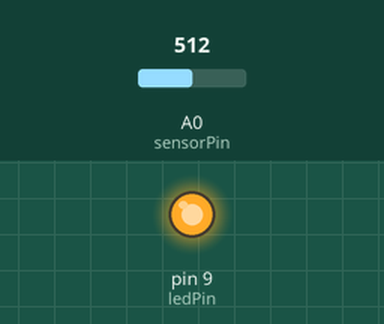
This sketch was run on a simulated Arduino Uno, built with avr-gcc and run on an emulated ATmega328P. On the bench: output pins drawn as LEDs (lit = HIGH). The test bench sets the inputs (shaded band); at power-on: A0 (sensorPin) = 512.

Above: at 1.2 s.
1.3 s: A0 (sensorPin) set to 476
2.8 s: A0 (sensorPin) set to 453
At 3.3 s:
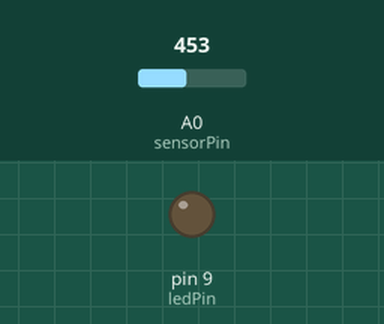
4.3 s: A0 (sensorPin) set to 511
At 5.5 s:
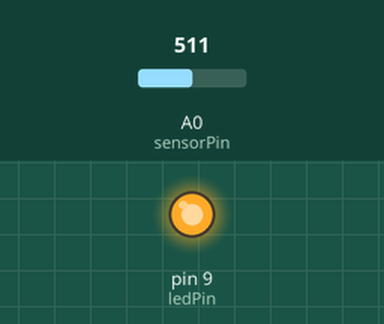
5.8 s: A0 (sensorPin) set to 306
At 6.7 s:
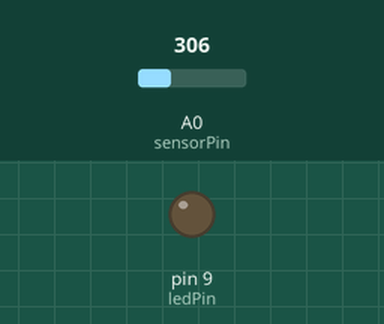
Timing chart, 0 to 8.3 s (numbered marks = the images above; inputs shaded):
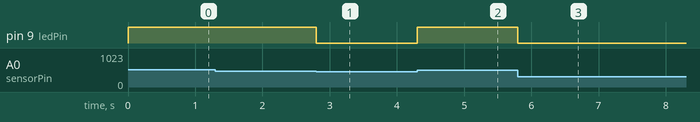

Measured:
- the behaviour switches between 462 and 461 on A0 (sensorPin) (found by bisection; images 0 and 1)
- after the input at 1.3 s, every drawn part: stays the same
- after the input at 2.8 s, pin 9 (ledPin): HIGH → LOW at once
- after the input at 4.3 s, pin 9 (ledPin): LOW → HIGH at once
- after the input at 5.8 s, pin 9 (ledPin): HIGH → LOW at once

The sketch:

Photo_Resistor.ino
```cpp
// As usual, we'll create constants to name the pins we're using.
// This will make it easier to follow the code below.

const int sensorPin = 0;
const int ledPin = 9;

// We'll also set up some global variables for the light level a calibration value and
//and a raw light value
int lightCal;
int lightVal;


void setup()
{
  // We'll set up the LED pin to be an output.
  pinMode(ledPin, OUTPUT);
  lightCal = analogRead(sensorPin);
  //we will take a single reading from the light sensor and store it in the lightCal
  //variable. This will give us a prelinary value to compare against in the loop
}


void loop()
{
  //Take a reading using analogRead() on sensor pin and store it in lightVal
  lightVal = analogRead(sensorPin);


  //if lightVal is less than our initial reading (lightCal) minus 50 it is dark and
  //turn pin 9 HIGH. The (-50) part of the statement sets the sensitivity. The smaller
  //the number the more sensitive the circuit will be to variances in light.
  if (lightVal < lightCal - 50)
  {
    digitalWrite(9, LOW);
  }

  //else, it is bright, turn pin 9 LOW
  else
  {
    digitalWrite(9, HIGH);
  }

}
```
